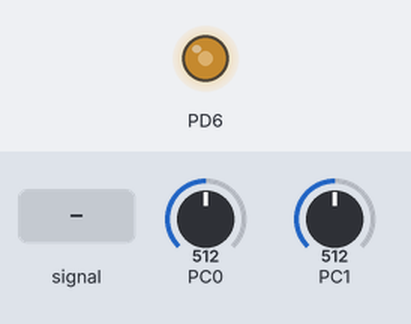
The program below on a simulated ATmega328P, built with avr-gcc and emulated at 16 MHz. On the bench: output pins drawn as LEDs (lit = HIGH). The test bench sets the inputs (shaded band); at power-on: PC0 = 512, PC1 = 512. What the program prints to the serial monitor is not drawn.

Above: at 1.2 s.
1.3 s: PC0 fed a 200 Hz sine of ±81 counts around its level
3.3 s: PC0 set to 716
5.4 s: PC1 set to 716
7.5 s: PC0 set to 900
9.6 s: PC1 set to 900
Timing chart, 0 to 12.6 s (numbered marks = the images above; inputs shaded):
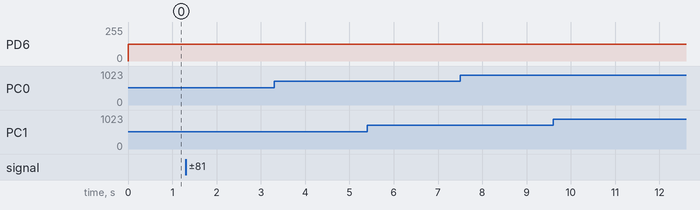

The program:

main.c
```c
#define F_CPU 16000000UL

#include <avr/io.h>
#include <util/delay.h>
#include <avr/interrupt.h>
#include <stdio.h>
#include <stdint.h>
#include <avr/pgmspace.h>

#define BAUDRATE 115200UL
//#define BAUD_PRESCALLER (((F_CPU / (BAUDRATE * 16UL))) - 1)
#define BAUD_PRESCALLER 16


uint16_t adc_value0, adc_value1;
uint8_t ser[5];
/*
const volatile uint8_t sine_lookup[] PROGMEM=
{
    128,131,134,137,140,143,146,149,
    152,155,158,162,165,167,170,173,
    176,179,182,185,188,190,193,196,
    198,201,203,206,208,211,213,215,
    218,220,222,224,226,228,230,232,
    234,235,237,238,240,241,243,244,
    245,246,248,249,250,250,251,252,
    253,253,254,254,254,255,255,255,
    255,255,255,255,254,254,254,253,
    253,252,251,250,250,249,248,246,
    245,244,243,241,240,238,237,235,
    234,232,230,228,226,224,222,220,
    218,215,213,211,208,206,203,201,
    198,196,193,190,188,185,182,179,
    176,173,170,167,165,162,158,155,
    152,149,146,143,140,137,134,131,
    128,124,121,118,115,112,109,106,
    103,100,97,93,90,88,85,82,
    79,76,73,70,67,65,62,59,
    57,54,52,49,47,44,42,40,
    37,35,33,31,29,27,25,23,
    21,20,18,17,15,14,12,11,
    10,9,7,6,5,5,4,3,
    2,2,1,1,1,0,0,0,
    0,0,0,0,1,1,1,2,
    2,3,4,5,5,6,7,9,
    10,11,12,14,15,17,18,20,
    21,23,25,27,29,31,33,35,
    37,40,42,44,47,49,52,54,
    57,59,62,65,67,70,73,76,
    79,82,85,88,90,93,97,100,
    103,106,109,112,115,118,121,124
};  */


void adc_init(void);
uint16_t read_adc(uint8_t channel);

void USART_init(void);
void USART_send(unsigned char data);
void USART_putstring(char* StringPtr);

void timer0pwm_init();

void adc_init(void)
{
    ADCSRA |= ((1<<ADPS2)|(1<<ADPS1));    //16Mhz/64
    ADMUX |= (1<<REFS0);                //Voltage reference from Avcc (5v)
    ADCSRA |= (1<<ADEN);                //Turn on ADC
}

uint16_t read_adc(uint8_t channel)
{
    ADMUX &= 0xF0;                   //Clear the older channel that was read
    ADMUX |= channel;                //ADC channel to be read
    ADCSRA |= (1<<ADSC);             //Starts  conversion
    while(ADCSRA & (1<<ADSC));       //Wait until the conversion is done
    return ADCW;                     //Returns the ADC value
}

void timer0pwm_init()
{
    TCCR0A |= (1<<COM0A1) | (1<<WGM01) | (1<<WGM00);
    TCCR0B |= (1<<CS02);  //pre scaling 256
  ///  OCR0A = 64;  //25% duty cycle  255*(25/100)
    OCR0A = 127;  //50% duty cycle
    sei();
}


int main(void)
{
   // uint8_t i=0;

    DDRD |= (1<<PD6);   //PWM output OC0A

    adc_init();
    USART_init();
    timer0pwm_init();
    USART_putstring("Oscilloscope\n");

    while(1)
    {
            adc_value0 = read_adc(0);        //Read one ADC channel
            adc_value1 = read_adc(1);        //Read one ADC channel

         ///  char print_buf1[40];
         ///  sprintf(print_buf1, "Analog value=%d\n", adc_value);
         ///  USART_putstring(print_buf1);

            ser[0]=0xF7;
            ser[1]=((uint16_t)adc_value0) >> 8;     // high byte
			ser[2]=((uint16_t)adc_value0) & 0x00FF; // low byte
			ser[3]=((uint16_t)adc_value1) >> 8;     // high byte
			ser[4]=((uint16_t)adc_value1) & 0x00FF; // low byte

			USART_send(ser[0]);
			USART_send(ser[1]);
			USART_send(ser[2]);
			USART_send(ser[3]);
			USART_send(ser[4]);

		//	OCR0A = (pgm_read_byte(&sine_lookup[i]));
        //    i++;
    }
    return 0;
}


void USART_init(void)
{
    UBRR0H = (uint8_t)(BAUD_PRESCALLER>>8);
    UBRR0L = (uint8_t)(BAUD_PRESCALLER);

  //  UCSR0A &= ~(1<<U2X0);   //U2X0=0
    UCSR0A |= (1<<U2X0);      //U2X0=1

    UCSR0B |= (1<<RXEN0)|(1<<TXEN0);
    UCSR0C |= (1 << UCSZ01) | (1 << UCSZ00);
}

void USART_send( unsigned char data)
{
    while(!(UCSR0A & (1<<UDRE0)));
    UDR0 = data;
}

void USART_putstring(char* StringPtr)
{
    while(*StringPtr != 0x00){
    USART_send(*StringPtr);
    StringPtr++;}
}
```

fuse.c
```c
#include <avr/io.h>

FUSES = {
    .low = LFUSE_DEFAULT,
    .high = HFUSE_DEFAULT,
    .extended = EFUSE_DEFAULT
};
```

Measured:
- after the input at 1.3 s, every drawn part: stays the same
- after the input at 3.3 s, every drawn part: stays the same
- after the input at 5.4 s, every drawn part: stays the same
- after the input at 7.5 s, every drawn part: stays the same
- after the input at 9.6 s, every drawn part: stays the same
